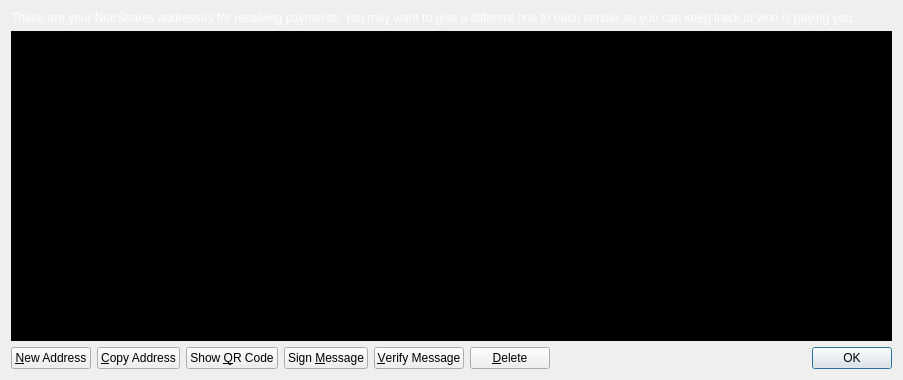
<?xml version="1.0" encoding="UTF-8"?>
<ui version="4.0">
 <class>AddressBookPage</class>
 <widget class="QWidget" name="AddressBookPage">
  <property name="geometry">
   <rect>
    <x>0</x>
    <y>0</y>
    <width>903</width>
    <height>380</height>
   </rect>
  </property>
  <property name="windowTitle">
   <string>Address Book</string>
  </property>
  <layout class="QVBoxLayout" name="verticalLayout">
   <item>
    <widget class="QLabel" name="labelExplanation">
     <property name="styleSheet">
      <string notr="true">color: rgb(255, 255, 255);</string>
     </property>
     <property name="text">
      <string>These are your NoirShares addresses for receiving payments. You may want to give a different one to each sender so you can keep track of who is paying you.</string>
     </property>
     <property name="textFormat">
      <enum>Qt::PlainText</enum>
     </property>
     <property name="wordWrap">
      <bool>true</bool>
     </property>
    </widget>
   </item>
   <item>
    <widget class="QTableView" name="tableView">
     <property name="contextMenuPolicy">
      <enum>Qt::CustomContextMenu</enum>
     </property>
     <property name="toolTip">
      <string>Double-click to edit address or label</string>
     </property>
     <property name="styleSheet">
      <string notr="true">color:white;background-color:black;border-width:1px;alternate-background-color:#000055;</string>
     </property>
     <property name="tabKeyNavigation">
      <bool>false</bool>
     </property>
     <property name="alternatingRowColors">
      <bool>true</bool>
     </property>
     <property name="selectionMode">
      <enum>QAbstractItemView::SingleSelection</enum>
     </property>
     <property name="selectionBehavior">
      <enum>QAbstractItemView::SelectRows</enum>
     </property>
     <property name="sortingEnabled">
      <bool>true</bool>
     </property>
     <attribute name="verticalHeaderVisible">
      <bool>false</bool>
     </attribute>
    </widget>
   </item>
   <item>
    <layout class="QHBoxLayout" name="horizontalLayout">
     <item>
      <widget class="QPushButton" name="newAddressButton">
       <property name="toolTip">
        <string>Create a new address</string>
       </property>
       <property name="text">
        <string>&amp;New Address</string>
       </property>
       <property name="icon">
        <iconset resource="../bitcoin.qrc">
         <normaloff>:/icons/add</normaloff>:/icons/add</iconset>
       </property>
      </widget>
     </item>
     <item>
      <widget class="QPushButton" name="copyToClipboard">
       <property name="toolTip">
        <string>Copy the currently selected address to the system clipboard</string>
       </property>
       <property name="text">
        <string>&amp;Copy Address</string>
       </property>
       <property name="icon">
        <iconset resource="../bitcoin.qrc">
         <normaloff>:/icons/editcopy</normaloff>:/icons/editcopy</iconset>
       </property>
      </widget>
     </item>
     <item>
      <widget class="QPushButton" name="showQRCode">
       <property name="text">
        <string>Show &amp;QR Code</string>
       </property>
       <property name="icon">
        <iconset resource="../bitcoin.qrc">
         <normaloff>:/icons/qrcode</normaloff>:/icons/qrcode</iconset>
       </property>
      </widget>
     </item>
     <item>
      <widget class="QPushButton" name="signMessage">
       <property name="toolTip">
        <string>Sign a message to prove you own a NoirShares address</string>
       </property>
       <property name="text">
        <string>Sign &amp;Message</string>
       </property>
       <property name="icon">
        <iconset resource="../bitcoin.qrc">
         <normaloff>:/icons/edit</normaloff>:/icons/edit</iconset>
       </property>
      </widget>
     </item>
     <item>
      <widget class="QPushButton" name="verifyMessage">
       <property name="toolTip">
        <string>Verify a message to ensure it was signed with a specified NoirShares address</string>
       </property>
       <property name="text">
        <string>&amp;Verify Message</string>
       </property>
       <property name="icon">
        <iconset resource="../bitcoin.qrc">
         <normaloff>:/icons/transaction_0</normaloff>:/icons/transaction_0</iconset>
       </property>
      </widget>
     </item>
     <item>
      <widget class="QPushButton" name="deleteButton">
       <property name="toolTip">
        <string>Delete the currently selected address from the list</string>
       </property>
       <property name="text">
        <string>&amp;Delete</string>
       </property>
       <property name="icon">
        <iconset resource="../bitcoin.qrc">
         <normaloff>:/icons/remove</normaloff>:/icons/remove</iconset>
       </property>
      </widget>
     </item>
     <item>
      <spacer name="horizontalSpacer">
       <property name="orientation">
        <enum>Qt::Horizontal</enum>
       </property>
       <property name="sizeHint" stdset="0">
        <size>
         <width>40</width>
         <height>20</height>
        </size>
       </property>
      </spacer>
     </item>
     <item>
      <widget class="QDialogButtonBox" name="buttonBox">
       <property name="sizePolicy">
        <sizepolicy hsizetype="Maximum" vsizetype="Fixed">
         <horstretch>0</horstretch>
         <verstretch>0</verstretch>
        </sizepolicy>
       </property>
       <property name="standardButtons">
        <set>QDialogButtonBox::Ok</set>
       </property>
      </widget>
     </item>
    </layout>
   </item>
  </layout>
 </widget>
 <resources>
  <include location="../bitcoin.qrc"/>
 </resources>
 <connections/>
</ui>
